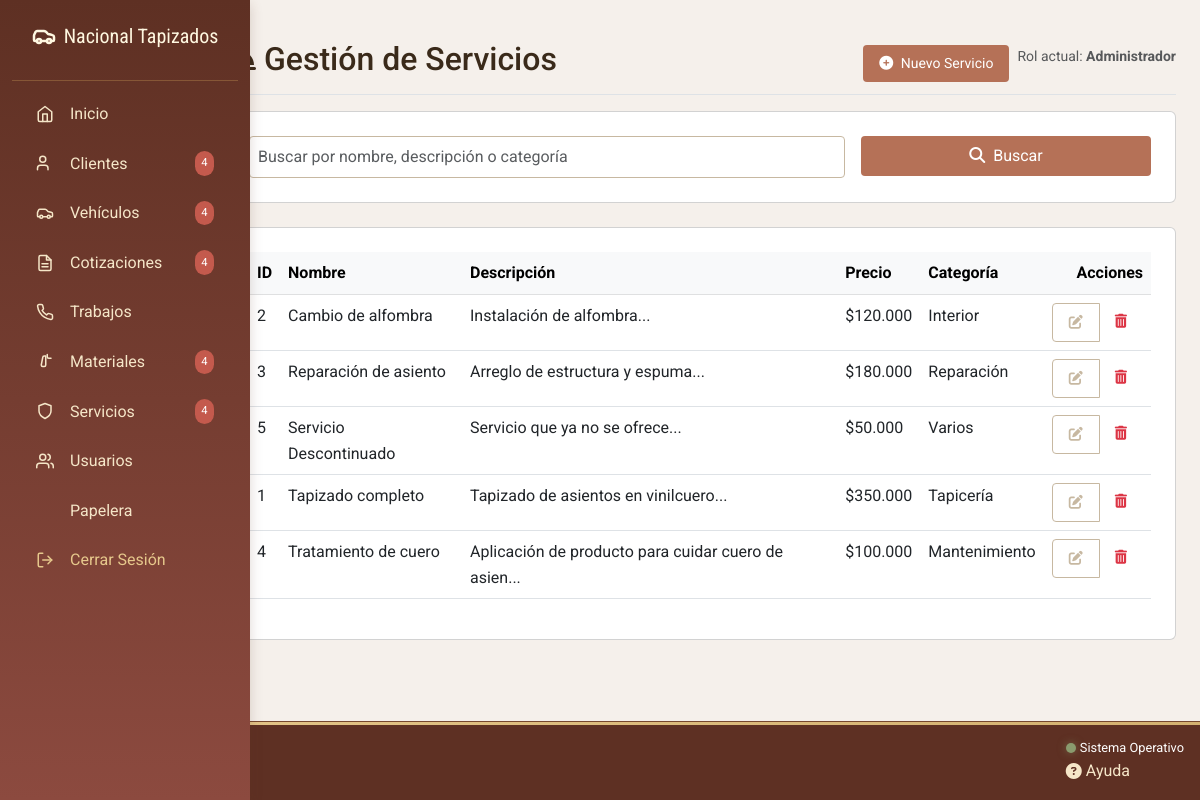
Before: /admin/formularios/servicios/index.php (signed in) with the older database file.
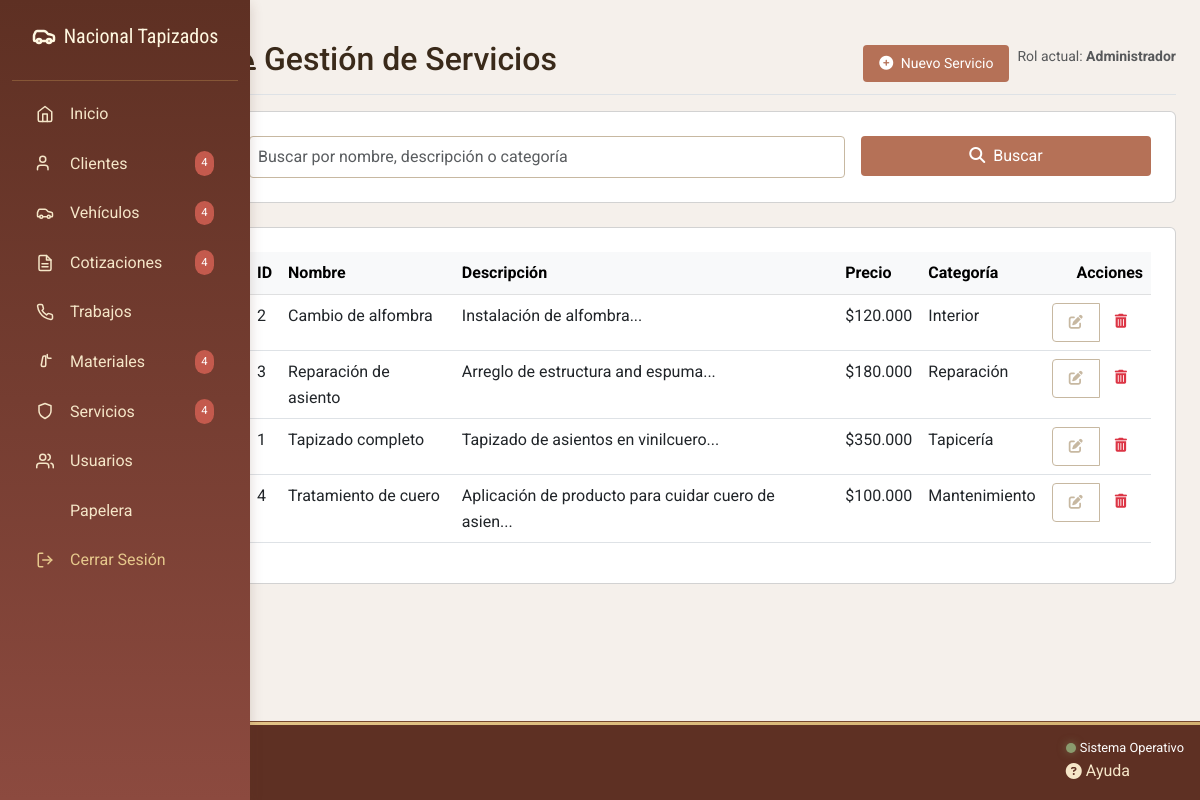
After: the same page with the newer database file.
### tables this page shows
CREATE TABLE `servicios` (
  `id_servicio` int(11) NOT NULL,
  `nombre_servicio` varchar(50) NOT NULL,
  `descripcion_servicio` text NOT NULL,
  `precio_servicio` decimal(10,2) NOT NULL,
  `tiempo_estimado` varchar(50) NOT NULL,
  `categoria_servicio` varchar(50) NOT NULL,
  `activo` tinyint(1) NOT NULL DEFAULT 1
);

### admin/formularios/servicios/index.php (the view, shortened to what the changed rows need)
<?php
require_once __DIR__ . '/../../../php/conexion.php';
$busqueda = $_GET['busqueda'] ?? '';
$pagina = max(1, intval($_GET['pagina'] ?? 1));
$porPagina = 10;
$sql = "SELECT * FROM servicios";
$params = [];
$where = '';
$offset = ($pagina - 1) * $porPagina;
$sql .= " $where ORDER BY nombre_servicio ASC LIMIT $offset, $porPagina";
$stmt = $conex->prepare($sql);
if (!empty($busqueda)) {
    $stmt->execute($params);
} else {
    $stmt->execute();
}
$servicios = $stmt->fetchAll();
require_once __DIR__ . '/../../includes/head.php';
?>
<body class="bg-light">
    <div class="container-fluid">
        <div class="row">
            <main class="col-md-9 ms-sm-auto col-lg-10 px-md-4 py-4">
                <div class="d-flex justify-content-between flex-wrap flex-md-nowrap align-items-center pt-3 pb-2 mb-3 border-bottom">
                    <h1 class="h2">
                        <i class="fas fa-concierge-bell me-2"></i>Gestión de Servicios
                    </h1>
                </div>
                <div class="card">
                    <div class="card-body">
                        <div class="table-responsive">
                            <table class="table table-hover">
                                <thead class="table-light">
                                    <tr>
                                        <th>ID</th>
                                        <th>Nombre</th>
                                        <th>Descripción</th>
                                        <th>Precio</th>
                                        <th>Categoría</th>
                                        <th class="text-end">Acciones</th>
                                    </tr>
                                </thead>
                                <tbody>
                                    <?php if (count($servicios) > 0): ?>
                                        <?php foreach ($servicios as $servicio): ?>
                                            <tr>
                                                <td><?= $servicio['id_servicio'] ?></td>
                                                <td><?= htmlspecialchars($servicio['nombre_servicio']) ?></td>
                                                <td><?= htmlspecialchars(substr($servicio['descripcion_servicio'], 0, 50)) ?>...</td>
                                                <td>$<?= number_format($servicio['precio_servicio'], 0, ',', '.') ?></td>
                                                <td><?= htmlspecialchars($servicio['categoria_servicio']) ?></td>
                                                <td class="text-end">
                                                    <div class="btn-group" role="group">
                                                        <a href="editar.php?id=<?= $servicio['id_servicio'] ?>" class="btn btn-sm btn-outline-secondary">
                                                            <i class="fas fa-edit"></i>
                                                        </a>
                                                        <a href="index.php?eliminar=<?= $servicio['id_servicio'] ?>"
                                                            class="btn btn-sm btn-outline-danger"
                                                            onclick="return confirm('¿Eliminar este servicio?')">
                                                            <i class="fas fa-trash-alt"></i>
                                                        </a>
                                                    </div>
                                                </td>
                                            </tr>
                                        <?php endforeach; ?>
                                    <?php endif; ?>
                                </tbody>
                            </table>
                        </div>
                    </div>
                </div>
            </main>
        </div>
    </div>
</body>
</html>

Changed rows visible on the page:
removed servicios: id_servicio "5", nombre_servicio "Servicio Descontinuado", descripcion_servicio "Servicio que ya no se ofrece", precio_servicio "50.000", categoria_servicio "Varios"
changed servicios "Reparación de asiento": descripcion_servicio "Arreglo de estructura y espuma" → "Arreglo de estructura and espuma"
